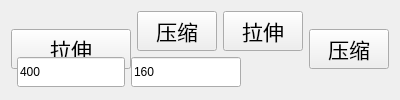
      <widget class="QWidget" name="tab_8">
       <attribute name="title">
        <string>页</string>
       </attribute>
       <layout class="QGridLayout" name="gridLayout_19">
        <item row="0" column="0" rowspan="2" colspan="3">
         <widget class="QPushButton" name="btnLength_A_Picture">
          <property name="font">
           <font>
            <pointsize>16</pointsize>
           </font>
          </property>
          <property name="text">
           <string>拉伸</string>
          </property>
         </widget>
        </item>
        <item row="0" column="3">
         <widget class="QPushButton" name="btnShort_A_Picture">
          <property name="font">
           <font>
            <pointsize>16</pointsize>
           </font>
          </property>
          <property name="text">
           <string>压缩</string>
          </property>
         </widget>
        </item>
        <item row="0" column="4">
         <widget class="QPushButton" name="btnLength_B_Picture">
          <property name="font">
           <font>
            <pointsize>16</pointsize>
           </font>
          </property>
          <property name="text">
           <string>拉伸</string>
          </property>
         </widget>
        </item>
        <item row="0" column="5" rowspan="2">
         <widget class="QPushButton" name="btnShort_B_Picture">
          <property name="font">
           <font>
            <pointsize>16</pointsize>
           </font>
          </property>
          <property name="text">
           <string>压缩</string>
          </property>
         </widget>
        </item>
        <item row="1" column="1">
         <widget class="QLineEdit" name="editValueZoom">
          <property name="minimumSize">
           <size>
            <width>0</width>
            <height>30</height>
           </size>
          </property>
          <property name="maximumSize">
           <size>
            <width>110</width>
            <height>16777215</height>
           </size>
          </property>
          <property name="text">
           <string>400</string>
          </property>
         </widget>
        </item>
        <item row="1" column="2" colspan="3">
         <widget class="QLineEdit" name="editValueZoomHeight">
          <property name="minimumSize">
           <size>
            <width>0</width>
            <height>30</height>
           </size>
          </property>
          <property name="maximumSize">
           <size>
            <width>110</width>
            <height>16777215</height>
           </size>
          </property>
          <property name="text">
           <string>160</string>
          </property>
         </widget>
        </item>
       </layout>
      </widget>
